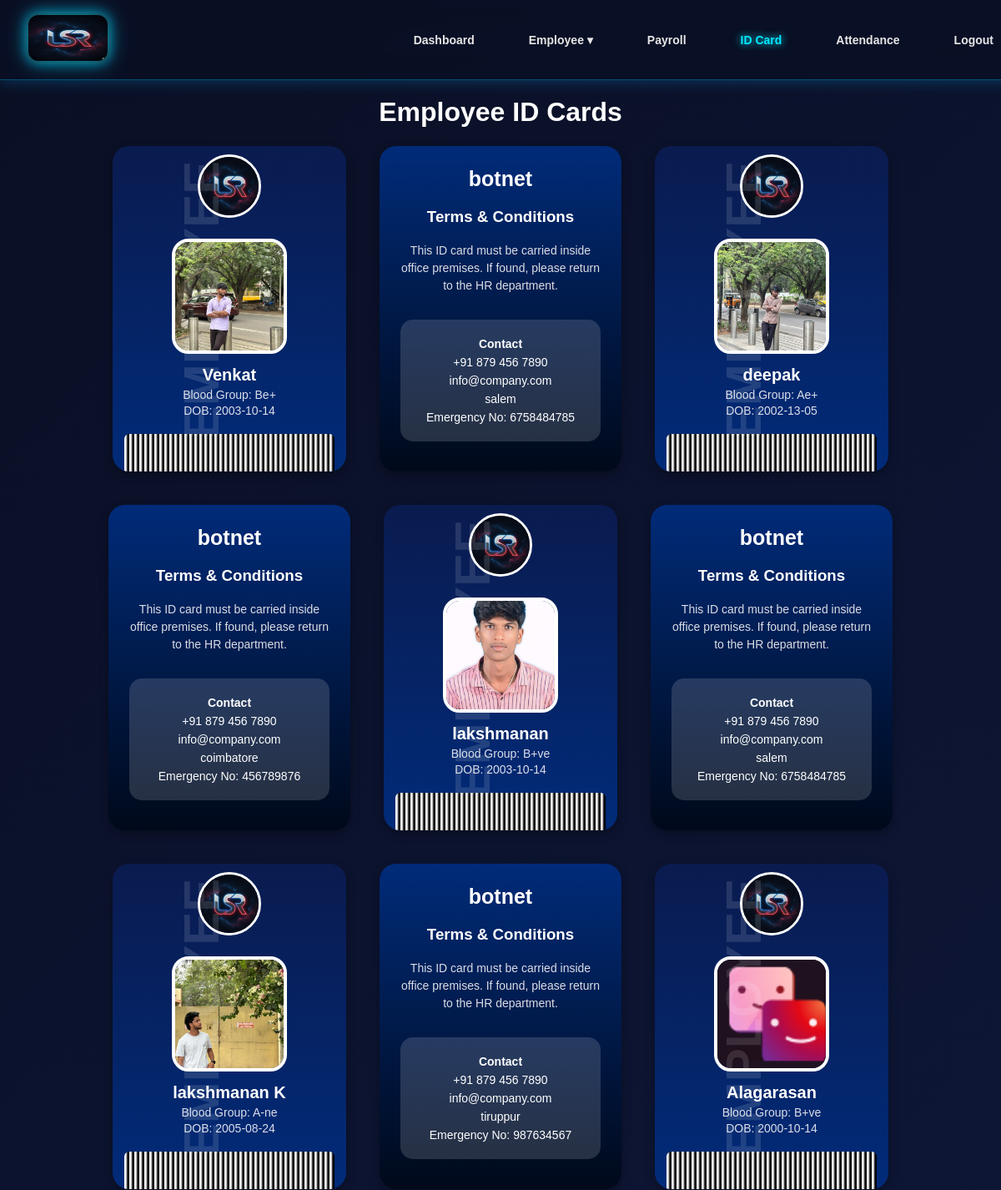
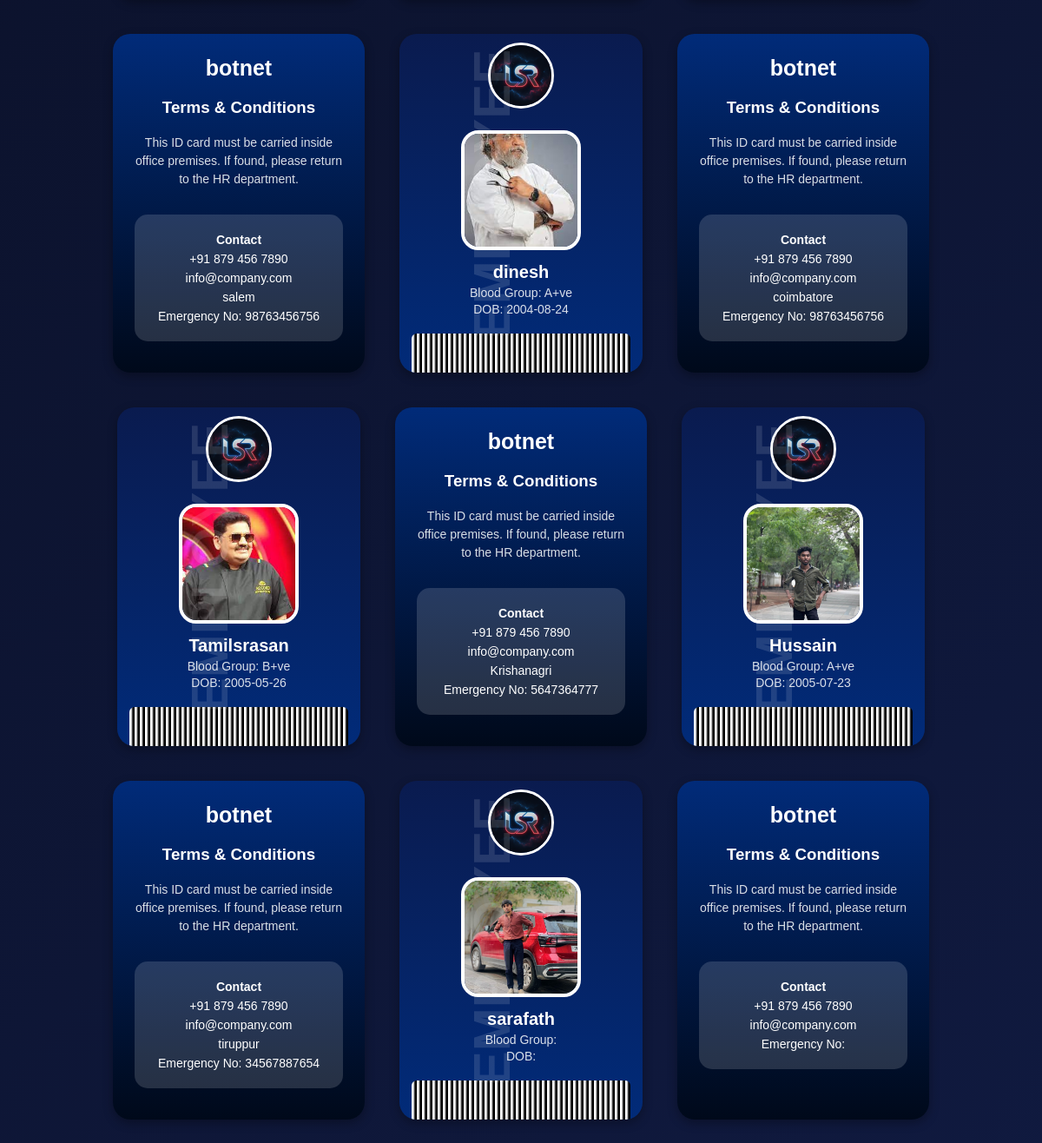
Page /idcard/ on the committed database (2 pictures, top to bottom).
### app/models.py (models this page shows, shortened)
class Idcord(models.Model):
    employee=models.OneToOneField(Employees,on_delete=models.CASCADE,null=True,blank=True)
    address=models.CharField()
    Blood_Group=models.CharField()
    DOB=models.CharField()
    Emergency_contact_No=models.CharField()

class Employees(models.Model):
    user = models.OneToOneField(CustomUser, on_delete=models.CASCADE, null=True, blank=True)
    name = models.CharField(max_length=20)
    emp_id = models.CharField(max_length=20, unique=True, blank=True)
    Gender = models.CharField(choices=[('Male','Male'),('Female','Female'),('other','other')])
    phone = models.IntegerField()
    depertment = models.CharField(choices=[('HR','HR'),('IT','IT'),('Finance','Finance'),('Marketing','Marketing'),('Sales','Sales')])
    designation = models.CharField(max_length=50)
    salary = models.IntegerField()
    photo = models.ImageField(upload_to='image', blank=True, null=True)
    def __str__(self):
        return self.name

### app/views.py (the view)
# urls.py: path('idcard/',idcord_view,name="idcards"),
def idcord_view(request):
    idcords=Idcord.objects.all()
    return render(request,'idcard.html',{'idcards':idcords})

### app/templates/idcard.html (shortened to what this page needs)
<!DOCTYPE html>
{% load static %}
<html lang="en">
<head>
    <link rel="stylesheet" href="{% static 'css/style.css' %}">
</head>
<body>
    {% include "hr_navbar.html" %}
    <div class="main-container">
        <h1 style="text-align:center;">Employee ID Cards</h1>
        <div class="idcard-box">
            {% for i in idcards %}
            <div class="id-card">
                <img src="{% static 'image/Logo (2).png' %}" class="Logo_img" style="margin: 10px auto; display:block;">
                <div class="vertical-text">EMPLOYEE</div>
                <div class="profile-section">
                    <img src="{{ i.employee.photo.url }}" alt="Photo">
                </div>
                <div class="emp-info">
                    <h3>{{ i.employee }}</h3>
                    <p>Blood Group: {{ i.Blood_Group }}</p>
                    <p>DOB: {{ i.DOB }}</p>
                </div>
                <div class="barcode"></div>
            </div>
            <div class="id-card-back">
                <div class="back-logo">botnet</div>
                <h3 style="text-align:center;">Terms & Conditions</h3>
                <p class="terms">
                    This ID card must be carried inside office premises.
                    If found, please return to the HR department.
                </p>
                <div class="contact-box">
                    <p><strong>Contact</strong></p>
                    <p>+91 879 456 7890</p>
                    <p>info@company.com</p>
                    <p>{{ i.address }}</p>
                    <p>Emergency No: {{ i.Emergency_contact_No }}</p>
                </div>
            </div>
            {% endfor %}
        </div>
    </div>
</body>
</html>

### app/static/css/style.css (style rules this page uses)
body { margin: 0; font-family: "Poppins", sans-serif; background: radial-gradient(circle at top, #14001f, #000000 70%); min-height: 100vh; color: white; padding-top: 80px; }
body { margin: 0; padding: 0; font-family: "Poppins", sans-serif; background: linear-gradient(135deg, #0a0f24, #101a40); color: white; overflow: hidden; }
body { margin: 10px; padding: 0; font-family: Arial, sans-serif; background: linear-gradient(135deg, #0a0f24, #101a40); height: 100vh; overflow: hidden; }

### app/templates/idcard.html (style rules this page uses)
body { font-family: Arial, sans-serif; margin: 0; padding: 0; }
.main-container { margin-top: 80px; padding: 15px; height: calc(100vh - 140px); overflow-y: auto; }
.Logo_img { width: 70px; height: 70px; border-radius: 50%; object-fit: cover; border: 3px solid #fff; }
.idcard-box { display: flex; gap: 40px; justify-content: center; flex-wrap: wrap; margin-top: 20px; }
.id-card { width: 280px; height: 390px; border-radius: 20px; overflow: hidden; position: relative; background: linear-gradient(180deg, #0a1b4f, #012b79); box-shadow: 0px 4px 12px rgba(0, 0, 0, 0.3); color: white; padding: 0; }
.vertical-text { position: absolute; left: -60px; top: 150px; transform: rotate(-90deg); font-size: 60px; opacity: 0.12; font-weight: bold; }
.profile-section { text-align: center; padding-top: 15px; }
.profile-section img { width: 130px; height: 130px; border-radius: 20px; object-fit: cover; border: 4px solid white; }
.emp-info { text-align: center; margin-top: 10px; }
.emp-info h3 { margin: 8px 0 4px; font-size: 20px; }
.emp-info p { margin: 3px 0; font-size: 14px; opacity: 0.85; }
.barcode { width: 90%; height: 50px; background: repeating-linear-gradient(90deg, #fff 0px, #fff 2px, #000 4px, #000 6px); margin: 20px auto; border-radius: 6px; }
.id-card-back { width: 240px; height: 340px; border-radius: 20px; padding: 25px; background: linear-gradient(180deg, #012b79, #00091a); color: white; box-shadow: 0px 4px 12px rgba(0, 0, 0, 0.3); }
.back-logo { font-size: 25px; font-weight: bold; text-align: center; margin-bottom: 20px; }
.terms { text-align: center; font-size: 14px; line-height: 1.5; opacity: 0.85; margin-bottom: 30px; }
.contact-box { background: rgba(255, 255, 255, 0.15); padding: 15px; border-radius: 15px; text-align: center; margin-top: 20px; }
.contact-box p { margin: 6px 0; font-size: 14px; }

### rows in the picture
Idcord: employee.photo (picture), employee "Venkat", Blood_Group "Be+", DOB "2003-10-14", address "salem", Emergency_contact_No "6758484785"
Idcord: employee.photo (picture), employee "deepak", Blood_Group "Ae+", DOB "2002-13-05", address "coimbatore", Emergency_contact_No "456789876"
Idcord: employee.photo (picture), employee "lakshmanan", Blood_Group "B+ve", DOB "2003-10-14", address "salem", Emergency_contact_No "6758484785"
Idcord: employee.photo (picture), employee "lakshmanan K", Blood_Group "A-ne", DOB "2005-08-24", address "tiruppur", Emergency_contact_No "987634567"
Idcord: employee.photo (picture), employee "Alagarasan", Blood_Group "B+ve", DOB "2000-10-14", address "salem", Emergency_contact_No "98763456756"
Idcord: employee.photo (picture), employee "dinesh", Blood_Group "A+ve", DOB "2004-08-24", address "coimbatore", Emergency_contact_No "98763456756"
Idcord: employee.photo (picture), employee "Tamilsrasan", Blood_Group "B+ve", DOB "2005-05-26", address "Krishanagri", Emergency_contact_No "5647364777"
Idcord: employee.photo (picture), employee "Hussain", Blood_Group "A+ve", DOB "2005-07-23", address "tiruppur", Emergency_contact_No "34567887654"
Idcord: employee.photo (picture), employee "sarafath"
